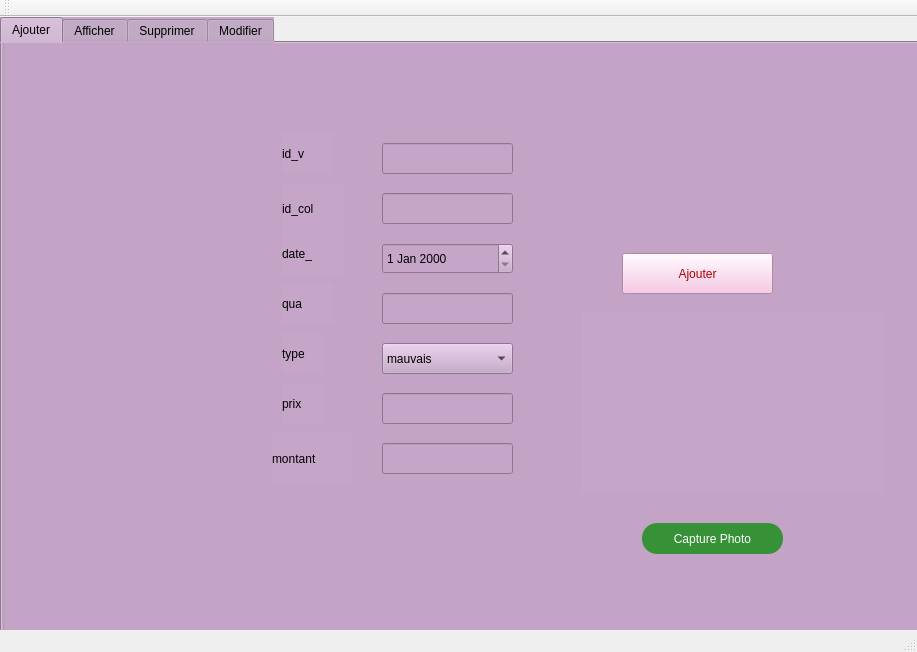
<?xml version="1.0" encoding="UTF-8"?>
<ui version="4.0">
 <class>MainWindow</class>
 <widget class="QMainWindow" name="MainWindow">
  <property name="geometry">
   <rect>
    <x>0</x>
    <y>0</y>
    <width>917</width>
    <height>652</height>
   </rect>
  </property>
  <property name="windowTitle">
   <string>Gestion des Ventes</string>
  </property>
  <widget class="QWidget" name="centralWidget">
   <widget class="QTabWidget" name="tabWidget">
    <property name="geometry">
     <rect>
      <x>0</x>
      <y>0</y>
      <width>921</width>
      <height>621</height>
     </rect>
    </property>
    <property name="styleSheet">
     <string notr="true">background-color: rgb(198, 166, 200);
color: rgb(0, 0, 0);
font: 75 12pt &quot;MS Shell Dlg 2&quot;;

</string>
    </property>
    <property name="currentIndex">
     <number>0</number>
    </property>
    <widget class="QWidget" name="tab">
     <attribute name="title">
      <string>Ajouter</string>
     </attribute>
     <widget class="QGroupBox" name="groupBox">
      <property name="geometry">
       <rect>
        <x>0</x>
        <y>-30</y>
        <width>921</width>
        <height>641</height>
       </rect>
      </property>
      <property name="styleSheet">
       <string notr="true">background-color: rgb(198, 166, 200);
color: rgb(0, 0, 0);
font: 75 12pt &quot;MS Shell Dlg 2&quot;;</string>
      </property>
      <property name="title">
       <string>Ajout</string>
      </property>
      <widget class="QLabel" name="label">
       <property name="geometry">
        <rect>
         <x>280</x>
         <y>120</y>
         <width>51</width>
         <height>41</height>
        </rect>
       </property>
       <property name="text">
        <string>id_v</string>
       </property>
      </widget>
      <widget class="QLabel" name="label_2">
       <property name="geometry">
        <rect>
         <x>280</x>
         <y>220</y>
         <width>61</width>
         <height>41</height>
        </rect>
       </property>
       <property name="text">
        <string>date_</string>
       </property>
      </widget>
      <widget class="QLabel" name="label_3">
       <property name="geometry">
        <rect>
         <x>280</x>
         <y>270</y>
         <width>51</width>
         <height>41</height>
        </rect>
       </property>
       <property name="text">
        <string>qua</string>
       </property>
      </widget>
      <widget class="QLineEdit" name="le_id_v">
       <property name="geometry">
        <rect>
         <x>380</x>
         <y>130</y>
         <width>131</width>
         <height>31</height>
        </rect>
       </property>
      </widget>
      <widget class="QLineEdit" name="le_id_col">
       <property name="geometry">
        <rect>
         <x>380</x>
         <y>180</y>
         <width>131</width>
         <height>31</height>
        </rect>
       </property>
      </widget>
      <widget class="QPushButton" name="pb_ajouter">
       <property name="geometry">
        <rect>
         <x>620</x>
         <y>240</y>
         <width>151</width>
         <height>41</height>
        </rect>
       </property>
       <property name="styleSheet">
        <string notr="true">background-color: rgb(248, 188, 224);
color: rgb(170, 0, 0);</string>
       </property>
       <property name="text">
        <string>Ajouter</string>
       </property>
      </widget>
      <widget class="QLabel" name="label_4">
       <property name="geometry">
        <rect>
         <x>280</x>
         <y>320</y>
         <width>41</width>
         <height>41</height>
        </rect>
       </property>
       <property name="text">
        <string>type</string>
       </property>
      </widget>
      <widget class="QLabel" name="label_5">
       <property name="geometry">
        <rect>
         <x>280</x>
         <y>370</y>
         <width>41</width>
         <height>41</height>
        </rect>
       </property>
       <property name="text">
        <string>prix</string>
       </property>
      </widget>
      <widget class="QLabel" name="label_6">
       <property name="geometry">
        <rect>
         <x>270</x>
         <y>420</y>
         <width>81</width>
         <height>51</height>
        </rect>
       </property>
       <property name="text">
        <string>montant</string>
       </property>
      </widget>
      <widget class="QLabel" name="label_7">
       <property name="geometry">
        <rect>
         <x>280</x>
         <y>170</y>
         <width>61</width>
         <height>51</height>
        </rect>
       </property>
       <property name="text">
        <string>id_col</string>
       </property>
      </widget>
      <widget class="QLineEdit" name="le_qua">
       <property name="geometry">
        <rect>
         <x>380</x>
         <y>280</y>
         <width>131</width>
         <height>31</height>
        </rect>
       </property>
      </widget>
      <widget class="QLineEdit" name="le_montant">
       <property name="geometry">
        <rect>
         <x>380</x>
         <y>430</y>
         <width>131</width>
         <height>31</height>
        </rect>
       </property>
      </widget>
      <widget class="QLineEdit" name="le_prix">
       <property name="geometry">
        <rect>
         <x>380</x>
         <y>380</y>
         <width>131</width>
         <height>31</height>
        </rect>
       </property>
      </widget>
      <widget class="QComboBox" name="le_type">
       <property name="geometry">
        <rect>
         <x>380</x>
         <y>330</y>
         <width>131</width>
         <height>31</height>
        </rect>
       </property>
       <item>
        <property name="text">
         <string>mauvais</string>
        </property>
       </item>
       <item>
        <property name="text">
         <string>moyen</string>
        </property>
       </item>
       <item>
        <property name="text">
         <string>bon</string>
        </property>
       </item>
      </widget>
      <widget class="QDateEdit" name="le_date_">
       <property name="geometry">
        <rect>
         <x>380</x>
         <y>230</y>
         <width>131</width>
         <height>31</height>
        </rect>
       </property>
      </widget>
      <widget class="QCameraViewfinder" name="viewfinder_3" native="true">
       <property name="geometry">
        <rect>
         <x>580</x>
         <y>300</y>
         <width>301</width>
         <height>181</height>
        </rect>
       </property>
      </widget>
      <widget class="QPushButton" name="takeImageButton">
       <property name="enabled">
        <bool>false</bool>
       </property>
       <property name="geometry">
        <rect>
         <x>640</x>
         <y>510</y>
         <width>141</width>
         <height>31</height>
        </rect>
       </property>
       <property name="styleSheet">
        <string notr="true">QPushButton{
background: #379237;
color: white;
border-radius:15px;}  
QPushButton:hover
{
    border: 1px solid #1990ea;
color:  #379237;
border-radius:15px;
background: white;}  </string>
       </property>
       <property name="text">
        <string>Capture Photo</string>
       </property>
      </widget>
     </widget>
    </widget>
    <widget class="QWidget" name="tab_2">
     <attribute name="title">
      <string>Afficher</string>
     </attribute>
     <widget class="QTableView" name="tab_vente">
      <property name="geometry">
       <rect>
        <x>20</x>
        <y>80</y>
        <width>711</width>
        <height>291</height>
       </rect>
      </property>
     </widget>
     <widget class="QPushButton" name="pb_rechercher">
      <property name="geometry">
       <rect>
        <x>420</x>
        <y>30</y>
        <width>131</width>
        <height>41</height>
       </rect>
      </property>
      <property name="styleSheet">
       <string notr="true">
background-color: rgb(248, 188, 224);
color: rgb(170, 0, 0);</string>
      </property>
      <property name="text">
       <string>Rechercher</string>
      </property>
     </widget>
     <widget class="QPushButton" name="pb_pdf">
      <property name="geometry">
       <rect>
        <x>770</x>
        <y>160</y>
        <width>131</width>
        <height>41</height>
       </rect>
      </property>
      <property name="styleSheet">
       <string notr="true">background-color: rgb(248, 188, 224);
color: rgb(170, 0, 0);</string>
      </property>
      <property name="text">
       <string>PDF</string>
      </property>
     </widget>
     <widget class="QPushButton" name="pb_stat">
      <property name="geometry">
       <rect>
        <x>770</x>
        <y>227</y>
        <width>131</width>
        <height>41</height>
       </rect>
      </property>
      <property name="styleSheet">
       <string notr="true">background-color: rgb(248, 188, 224);
color: rgb(170, 0, 0);</string>
      </property>
      <property name="text">
       <string>Stat</string>
      </property>
     </widget>
     <widget class="QLineEdit" name="lineEdit_rech">
      <property name="geometry">
       <rect>
        <x>230</x>
        <y>30</y>
        <width>141</width>
        <height>31</height>
       </rect>
      </property>
     </widget>
     <widget class="QWidget" name="layoutWidget">
      <property name="geometry">
       <rect>
        <x>250</x>
        <y>390</y>
        <width>347</width>
        <height>114</height>
       </rect>
      </property>
      <layout class="QHBoxLayout" name="horizontalLayout_4">
       <item>
        <widget class="QPushButton" name="pb_trier">
         <property name="font">
          <font>
           <family>MS Shell Dlg 2</family>
           <pointsize>12</pointsize>
           <weight>9</weight>
           <italic>false</italic>
           <bold>false</bold>
          </font>
         </property>
         <property name="styleSheet">
          <string notr="true">background-color: rgb(248, 188, 224);
color: rgb(170, 0, 0);</string>
         </property>
         <property name="text">
          <string>Trier </string>
         </property>
        </widget>
       </item>
       <item>
        <layout class="QVBoxLayout" name="verticalLayout_4">
         <item>
          <widget class="QRadioButton" name="croisssant_">
           <property name="font">
            <font>
             <family>MS Shell Dlg 2</family>
             <pointsize>12</pointsize>
             <weight>9</weight>
             <italic>false</italic>
             <bold>false</bold>
            </font>
           </property>
           <property name="text">
            <string>  Ordre croissant </string>
           </property>
          </widget>
         </item>
         <item>
          <widget class="QRadioButton" name="decroissant_">
           <property name="font">
            <font>
             <family>MS Shell Dlg 2</family>
             <pointsize>12</pointsize>
             <weight>9</weight>
             <italic>false</italic>
             <bold>false</bold>
            </font>
           </property>
           <property name="text">
            <string>  Ordre decroissant </string>
           </property>
          </widget>
         </item>
        </layout>
       </item>
      </layout>
     </widget>
     <widget class="QPushButton" name="pb_actualiser">
      <property name="geometry">
       <rect>
        <x>570</x>
        <y>30</y>
        <width>131</width>
        <height>41</height>
       </rect>
      </property>
      <property name="styleSheet">
       <string notr="true">background-color: rgb(248, 188, 224);
color: rgb(170, 0, 0);</string>
      </property>
      <property name="text">
       <string>Actualiser</string>
      </property>
     </widget>
     <widget class="QPushButton" name="pb_excel">
      <property name="geometry">
       <rect>
        <x>770</x>
        <y>290</y>
        <width>131</width>
        <height>41</height>
       </rect>
      </property>
      <property name="styleSheet">
       <string notr="true">background-color: rgb(248, 188, 224);
color: rgb(170, 0, 0);</string>
      </property>
      <property name="text">
       <string>Excel</string>
      </property>
     </widget>
    </widget>
    <widget class="QWidget" name="tab_3">
     <attribute name="title">
      <string>Supprimer</string>
     </attribute>
     <widget class="QLabel" name="label_8">
      <property name="geometry">
       <rect>
        <x>250</x>
        <y>130</y>
        <width>51</width>
        <height>31</height>
       </rect>
      </property>
      <property name="text">
       <string>id_v</string>
      </property>
     </widget>
     <widget class="QPushButton" name="pb_supprimer">
      <property name="geometry">
       <rect>
        <x>300</x>
        <y>200</y>
        <width>131</width>
        <height>31</height>
       </rect>
      </property>
      <property name="styleSheet">
       <string notr="true">
background-color: rgb(248, 188, 224);
color: rgb(170, 0, 0);</string>
      </property>
      <property name="text">
       <string>supprimer</string>
      </property>
     </widget>
     <widget class="QLineEdit" name="le_id_v_supp">
      <property name="geometry">
       <rect>
        <x>330</x>
        <y>131</y>
        <width>151</width>
        <height>31</height>
       </rect>
      </property>
     </widget>
    </widget>
    <widget class="QWidget" name="tab_7">
     <attribute name="title">
      <string>Modifier</string>
     </attribute>
     <widget class="QLabel" name="label_17">
      <property name="geometry">
       <rect>
        <x>290</x>
        <y>110</y>
        <width>61</width>
        <height>21</height>
       </rect>
      </property>
      <property name="text">
       <string>id_v</string>
      </property>
     </widget>
     <widget class="QLabel" name="label_18">
      <property name="geometry">
       <rect>
        <x>290</x>
        <y>160</y>
        <width>61</width>
        <height>21</height>
       </rect>
      </property>
      <property name="text">
       <string>id_col</string>
      </property>
     </widget>
     <widget class="QLabel" name="label_19">
      <property name="geometry">
       <rect>
        <x>290</x>
        <y>210</y>
        <width>56</width>
        <height>16</height>
       </rect>
      </property>
      <property name="text">
       <string>date_</string>
      </property>
     </widget>
     <widget class="QLabel" name="label_20">
      <property name="geometry">
       <rect>
        <x>290</x>
        <y>250</y>
        <width>56</width>
        <height>31</height>
       </rect>
      </property>
      <property name="text">
       <string>qua</string>
      </property>
     </widget>
     <widget class="QLabel" name="label_21">
      <property name="geometry">
       <rect>
        <x>290</x>
        <y>300</y>
        <width>56</width>
        <height>31</height>
       </rect>
      </property>
      <property name="text">
       <string>type</string>
      </property>
     </widget>
     <widget class="QLabel" name="label_22">
      <property name="geometry">
       <rect>
        <x>290</x>
        <y>340</y>
        <width>41</width>
        <height>41</height>
       </rect>
      </property>
      <property name="text">
       <string>prix</string>
      </property>
     </widget>
     <widget class="QLabel" name="label_23">
      <property name="geometry">
       <rect>
        <x>280</x>
        <y>410</y>
        <width>81</width>
        <height>16</height>
       </rect>
      </property>
      <property name="text">
       <string>montant</string>
      </property>
     </widget>
     <widget class="QLineEdit" name="lineEdit_id_v">
      <property name="geometry">
       <rect>
        <x>390</x>
        <y>101</y>
        <width>131</width>
        <height>31</height>
       </rect>
      </property>
     </widget>
     <widget class="QLineEdit" name="lineEdit_id_col">
      <property name="geometry">
       <rect>
        <x>390</x>
        <y>151</y>
        <width>131</width>
        <height>31</height>
       </rect>
      </property>
     </widget>
     <widget class="QLineEdit" name="lineEdit_qua">
      <property name="geometry">
       <rect>
        <x>390</x>
        <y>250</y>
        <width>131</width>
        <height>31</height>
       </rect>
      </property>
     </widget>
     <widget class="QLineEdit" name="lineEdit_prix">
      <property name="geometry">
       <rect>
        <x>390</x>
        <y>350</y>
        <width>131</width>
        <height>31</height>
       </rect>
      </property>
     </widget>
     <widget class="QLineEdit" name="lineEdit_montant">
      <property name="geometry">
       <rect>
        <x>390</x>
        <y>400</y>
        <width>131</width>
        <height>31</height>
       </rect>
      </property>
     </widget>
     <widget class="QPushButton" name="pb_modifier">
      <property name="geometry">
       <rect>
        <x>620</x>
        <y>210</y>
        <width>141</width>
        <height>41</height>
       </rect>
      </property>
      <property name="styleSheet">
       <string notr="true">background-color: rgb(248, 188, 224);
color: rgb(170, 0, 0);</string>
      </property>
      <property name="text">
       <string>modifier</string>
      </property>
     </widget>
     <widget class="QDateEdit" name="DateEdit_date">
      <property name="geometry">
       <rect>
        <x>390</x>
        <y>200</y>
        <width>131</width>
        <height>31</height>
       </rect>
      </property>
     </widget>
     <widget class="QComboBox" name="lineEdit_type_">
      <property name="geometry">
       <rect>
        <x>390</x>
        <y>300</y>
        <width>131</width>
        <height>31</height>
       </rect>
      </property>
      <item>
       <property name="text">
        <string>mauvais</string>
       </property>
      </item>
      <item>
       <property name="text">
        <string>moyen</string>
       </property>
      </item>
      <item>
       <property name="text">
        <string>bon</string>
       </property>
      </item>
     </widget>
    </widget>
   </widget>
  </widget>
  <widget class="QMenuBar" name="menuBar">
   <property name="geometry">
    <rect>
     <x>0</x>
     <y>0</y>
     <width>917</width>
     <height>26</height>
    </rect>
   </property>
  </widget>
  <widget class="QToolBar" name="mainToolBar">
   <attribute name="toolBarArea">
    <enum>TopToolBarArea</enum>
   </attribute>
   <attribute name="toolBarBreak">
    <bool>false</bool>
   </attribute>
  </widget>
  <widget class="QStatusBar" name="statusBar"/>
 </widget>
 <layoutdefault spacing="6" margin="11"/>
 <customwidgets>
  <customwidget>
   <class>QCameraViewfinder</class>
   <extends>QWidget</extends>
   <header>qcameraviewfinder.h</header>
   <container>1</container>
  </customwidget>
 </customwidgets>
 <resources/>
 <connections/>
</ui>
